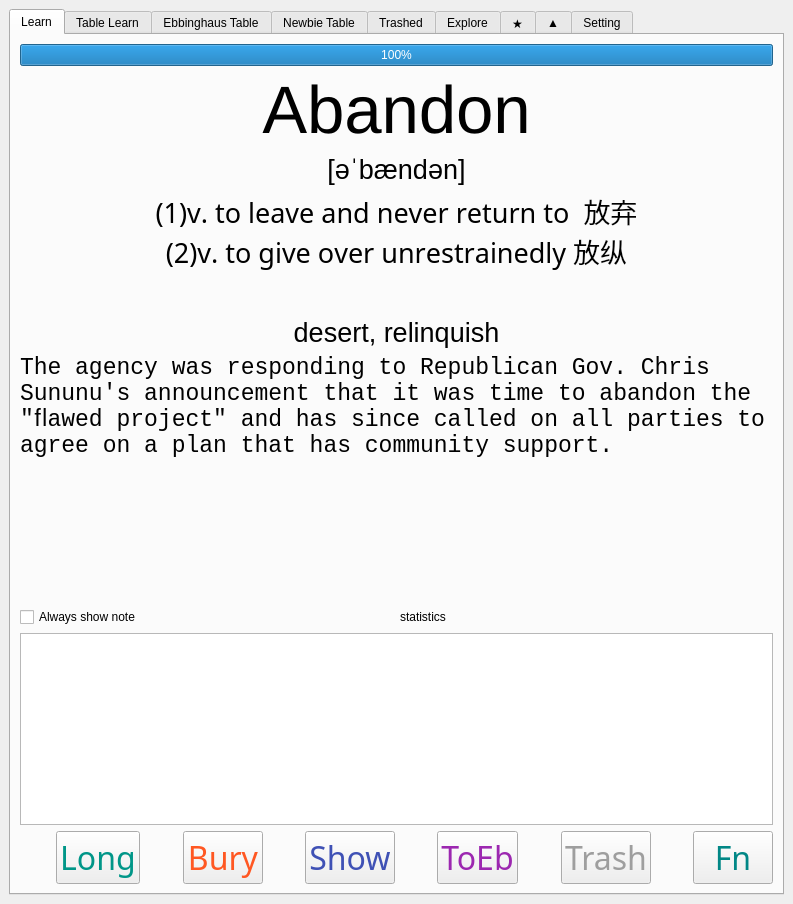
<?xml version="1.0" encoding="UTF-8"?>
<ui version="4.0">
 <class>MainWindow</class>
 <widget class="QMainWindow" name="MainWindow">
  <property name="geometry">
   <rect>
    <x>0</x>
    <y>0</y>
    <width>793</width>
    <height>904</height>
   </rect>
  </property>
  <property name="windowTitle">
   <string>MainWindow</string>
  </property>
  <widget class="QWidget" name="centralwidget">
   <layout class="QGridLayout" name="gridLayout">
    <item row="0" column="0">
     <widget class="QTabWidget" name="tabWidget">
      <property name="currentIndex">
       <number>0</number>
      </property>
      <widget class="QWidget" name="tab_learn">
       <attribute name="title">
        <string>Learn</string>
       </attribute>
       <layout class="QGridLayout" name="gridLayout_2">
        <item row="0" column="0">
         <layout class="QVBoxLayout" name="verticalLayout_3">
          <item>
           <layout class="QVBoxLayout" name="verticalLayout">
            <item>
             <widget class="QProgressBar" name="hp_bar">
              <property name="maximum">
               <number>120</number>
              </property>
              <property name="value">
               <number>120</number>
              </property>
             </widget>
            </item>
            <item>
             <widget class="QLabel" name="t_word">
              <property name="font">
               <font>
                <family>Arial</family>
                <pointsize>50</pointsize>
                <weight>50</weight>
                <bold>false</bold>
               </font>
              </property>
              <property name="text">
               <string>Abandon</string>
              </property>
              <property name="alignment">
               <set>Qt::AlignCenter</set>
              </property>
             </widget>
            </item>
            <item>
             <widget class="QLabel" name="t_pron">
              <property name="font">
               <font>
                <family>.AppleSystemUIFont</family>
                <pointsize>20</pointsize>
               </font>
              </property>
              <property name="text">
               <string>[əˈbændən]</string>
              </property>
              <property name="alignment">
               <set>Qt::AlignCenter</set>
              </property>
             </widget>
            </item>
            <item>
             <widget class="QLabel" name="t_mean">
              <property name="font">
               <font>
                <family>Hannotate SC</family>
                <pointsize>20</pointsize>
                <kerning>false</kerning>
               </font>
              </property>
              <property name="text">
               <string>(1)v. to leave and never return to  放弃
(2)v. to give over unrestrainedly 放纵</string>
              </property>
              <property name="alignment">
               <set>Qt::AlignHCenter|Qt::AlignTop</set>
              </property>
              <property name="wordWrap">
               <bool>true</bool>
              </property>
             </widget>
            </item>
            <item>
             <spacer name="verticalSpacer_2">
              <property name="orientation">
               <enum>Qt::Vertical</enum>
              </property>
              <property name="sizeHint" stdset="0">
               <size>
                <width>20</width>
                <height>40</height>
               </size>
              </property>
             </spacer>
            </item>
            <item>
             <widget class="QLabel" name="t_syn">
              <property name="font">
               <font>
                <family>Arial</family>
                <pointsize>20</pointsize>
               </font>
              </property>
              <property name="text">
               <string>desert, relinquish</string>
              </property>
              <property name="alignment">
               <set>Qt::AlignCenter</set>
              </property>
             </widget>
            </item>
            <item>
             <widget class="QLabel" name="t_ex">
              <property name="font">
               <font>
                <family>Courier New</family>
                <pointsize>17</pointsize>
               </font>
              </property>
              <property name="text">
               <string>The agency was responding to Republican Gov. Chris Sununu's announcement that it was time to abandon the &quot;ﬂawed project&quot; and has since called on all parties to agree on a plan that has community support.</string>
              </property>
              <property name="alignment">
               <set>Qt::AlignLeading|Qt::AlignLeft|Qt::AlignTop</set>
              </property>
              <property name="wordWrap">
               <bool>true</bool>
              </property>
             </widget>
            </item>
           </layout>
          </item>
          <item>
           <spacer name="verticalSpacer">
            <property name="orientation">
             <enum>Qt::Vertical</enum>
            </property>
            <property name="sizeHint" stdset="0">
             <size>
              <width>20</width>
              <height>40</height>
             </size>
            </property>
           </spacer>
          </item>
          <item>
           <layout class="QHBoxLayout" name="horizontalLayout_8">
            <item>
             <spacer name="horizontalSpacer_7">
              <property name="orientation">
               <enum>Qt::Horizontal</enum>
              </property>
              <property name="sizeHint" stdset="0">
               <size>
                <width>40</width>
                <height>20</height>
               </size>
              </property>
             </spacer>
            </item>
            <item>
             <widget class="QLabel" name="b_triangle">
              <property name="maximumSize">
               <size>
                <width>60</width>
                <height>60</height>
               </size>
              </property>
              <property name="cursor">
               <cursorShape>PointingHandCursor</cursorShape>
              </property>
              <property name="pixmap">
               <pixmap>triangle_empty.png</pixmap>
              </property>
              <property name="scaledContents">
               <bool>true</bool>
              </property>
             </widget>
            </item>
            <item>
             <widget class="QLabel" name="b_star">
              <property name="maximumSize">
               <size>
                <width>60</width>
                <height>60</height>
               </size>
              </property>
              <property name="cursor">
               <cursorShape>PointingHandCursor</cursorShape>
              </property>
              <property name="pixmap">
               <pixmap>star_empty.png</pixmap>
              </property>
              <property name="scaledContents">
               <bool>true</bool>
              </property>
             </widget>
            </item>
           </layout>
          </item>
          <item>
           <layout class="QHBoxLayout" name="horizontalLayout_2">
            <item>
             <widget class="QCheckBox" name="b_show_note">
              <property name="font">
               <font>
                <family>Arial</family>
               </font>
              </property>
              <property name="text">
               <string>Always show note</string>
              </property>
             </widget>
            </item>
            <item>
             <widget class="QLabel" name="t_stat">
              <property name="text">
               <string>statistics</string>
              </property>
             </widget>
            </item>
           </layout>
          </item>
          <item>
           <layout class="QVBoxLayout" name="verticalLayout_2">
            <item>
             <widget class="QTextEdit" name="t_note">
              <property name="font">
               <font>
                <family>Hannotate SC</family>
                <pointsize>20</pointsize>
               </font>
              </property>
              <property name="html">
               <string>&lt;!DOCTYPE HTML PUBLIC &quot;-//W3C//DTD HTML 4.0//EN&quot; &quot;http://www.w3.org/TR/REC-html40/strict.dtd&quot;&gt;
&lt;html&gt;&lt;head&gt;&lt;meta name=&quot;qrichtext&quot; content=&quot;1&quot; /&gt;&lt;style type=&quot;text/css&quot;&gt;
p, li { white-space: pre-wrap; }
&lt;/style&gt;&lt;/head&gt;&lt;body style=&quot; font-family:'Hannotate SC'; font-size:20pt; font-weight:400; font-style:normal;&quot;&gt;
&lt;p style=&quot;-qt-paragraph-type:empty; margin-top:0px; margin-bottom:0px; margin-left:0px; margin-right:0px; -qt-block-indent:0; text-indent:0px; font-family:'Sinhala Sangam MN';&quot;&gt;&lt;br /&gt;&lt;/p&gt;&lt;/body&gt;&lt;/html&gt;</string>
              </property>
             </widget>
            </item>
            <item>
             <layout class="QHBoxLayout" name="horizontalLayout" stretch="1,1,1,1,1,1,1,1,1,1,1,1">
              <item>
               <spacer name="horizontalSpacer_4">
                <property name="orientation">
                 <enum>Qt::Horizontal</enum>
                </property>
                <property name="sizeHint" stdset="0">
                 <size>
                  <width>40</width>
                  <height>20</height>
                 </size>
                </property>
               </spacer>
              </item>
              <item>
               <widget class="QPushButton" name="b_long">
                <property name="font">
                 <font>
                  <family>Menlo</family>
                  <pointsize>24</pointsize>
                 </font>
                </property>
                <property name="styleSheet">
                 <string notr="true">QPushButton
{
   color:#009688;
}</string>
                </property>
                <property name="text">
                 <string>Long</string>
                </property>
               </widget>
              </item>
              <item>
               <spacer name="horizontalSpacer">
                <property name="orientation">
                 <enum>Qt::Horizontal</enum>
                </property>
                <property name="sizeHint" stdset="0">
                 <size>
                  <width>40</width>
                  <height>20</height>
                 </size>
                </property>
               </spacer>
              </item>
              <item>
               <widget class="QPushButton" name="b_bury">
                <property name="font">
                 <font>
                  <family>Menlo</family>
                  <pointsize>24</pointsize>
                 </font>
                </property>
                <property name="styleSheet">
                 <string notr="true">QPushButton
{
   color:#FF5722;
}</string>
                </property>
                <property name="text">
                 <string>Bury</string>
                </property>
               </widget>
              </item>
              <item>
               <spacer name="horizontalSpacer_2">
                <property name="orientation">
                 <enum>Qt::Horizontal</enum>
                </property>
                <property name="sizeHint" stdset="0">
                 <size>
                  <width>40</width>
                  <height>20</height>
                 </size>
                </property>
               </spacer>
              </item>
              <item>
               <widget class="QPushButton" name="b_show">
                <property name="font">
                 <font>
                  <family>Menlo</family>
                  <pointsize>24</pointsize>
                 </font>
                </property>
                <property name="styleSheet">
                 <string notr="true">QPushButton
{
   color:#3F51B5;
}</string>
                </property>
                <property name="text">
                 <string>Show</string>
                </property>
               </widget>
              </item>
              <item>
               <spacer name="horizontalSpacer_6">
                <property name="orientation">
                 <enum>Qt::Horizontal</enum>
                </property>
                <property name="sizeHint" stdset="0">
                 <size>
                  <width>40</width>
                  <height>20</height>
                 </size>
                </property>
               </spacer>
              </item>
              <item>
               <widget class="QPushButton" name="b_to_eb">
                <property name="font">
                 <font>
                  <family>Menlo</family>
                  <pointsize>24</pointsize>
                 </font>
                </property>
                <property name="styleSheet">
                 <string notr="true">QPushButton
{
   color:#9C27B0;
}</string>
                </property>
                <property name="text">
                 <string>ToEb</string>
                </property>
               </widget>
              </item>
              <item>
               <spacer name="horizontalSpacer_3">
                <property name="orientation">
                 <enum>Qt::Horizontal</enum>
                </property>
                <property name="sizeHint" stdset="0">
                 <size>
                  <width>40</width>
                  <height>20</height>
                 </size>
                </property>
               </spacer>
              </item>
              <item>
               <widget class="QPushButton" name="b_trash">
                <property name="font">
                 <font>
                  <family>Menlo</family>
                  <pointsize>24</pointsize>
                 </font>
                </property>
                <property name="styleSheet">
                 <string notr="true">QPushButton
{
   color:#9E9E9E;
}</string>
                </property>
                <property name="text">
                 <string>Trash</string>
                </property>
               </widget>
              </item>
              <item>
               <spacer name="horizontalSpacer_5">
                <property name="orientation">
                 <enum>Qt::Horizontal</enum>
                </property>
                <property name="sizeHint" stdset="0">
                 <size>
                  <width>40</width>
                  <height>20</height>
                 </size>
                </property>
               </spacer>
              </item>
              <item>
               <widget class="QPushButton" name="b_fn">
                <property name="font">
                 <font>
                  <family>Menlo</family>
                  <pointsize>24</pointsize>
                 </font>
                </property>
                <property name="styleSheet">
                 <string notr="true">QPushButton
{
   color:#018786;
}</string>
                </property>
                <property name="text">
                 <string> Fn </string>
                </property>
               </widget>
              </item>
             </layout>
            </item>
           </layout>
          </item>
         </layout>
        </item>
       </layout>
      </widget>
      <widget class="QWidget" name="tab_tbLearn">
       <attribute name="title">
        <string>Table Learn</string>
       </attribute>
       <layout class="QGridLayout" name="gridLayout_9">
        <item row="0" column="0">
         <layout class="QVBoxLayout" name="verticalLayout_11">
          <item>
           <layout class="QHBoxLayout" name="horizontalLayout_7">
            <item>
             <widget class="QCheckBox" name="b_hide_learn_sln">
              <property name="text">
               <string>Hide Solution</string>
              </property>
             </widget>
            </item>
            <item>
             <widget class="QCheckBox" name="b_hide_learn_hs">
              <property name="text">
               <string>Hide High Score</string>
              </property>
             </widget>
            </item>
           </layout>
          </item>
          <item>
           <widget class="QTableView" name="t_table_learn"/>
          </item>
         </layout>
        </item>
       </layout>
      </widget>
      <widget class="QWidget" name="tab_eb">
       <attribute name="title">
        <string>Ebbinghaus Table</string>
       </attribute>
       <layout class="QGridLayout" name="gridLayout_3">
        <item row="0" column="0">
         <layout class="QVBoxLayout" name="verticalLayout_6">
          <item>
           <widget class="QCheckBox" name="b_hide_eb">
            <property name="text">
             <string>Hide Solution</string>
            </property>
           </widget>
          </item>
          <item>
           <widget class="QTableView" name="t_table_eb"/>
          </item>
         </layout>
        </item>
       </layout>
      </widget>
      <widget class="QWidget" name="tab_newbie">
       <attribute name="title">
        <string>Newbie Table</string>
       </attribute>
       <layout class="QGridLayout" name="gridLayout_4">
        <item row="0" column="0">
         <layout class="QVBoxLayout" name="verticalLayout_7">
          <item>
           <widget class="QCheckBox" name="b_hide_new">
            <property name="text">
             <string>Hide Solution</string>
            </property>
           </widget>
          </item>
          <item>
           <widget class="QTableView" name="t_table_new"/>
          </item>
         </layout>
        </item>
       </layout>
      </widget>
      <widget class="QWidget" name="tab_trashed">
       <attribute name="title">
        <string>Trashed</string>
       </attribute>
       <layout class="QGridLayout" name="gridLayout_5">
        <item row="0" column="0">
         <layout class="QVBoxLayout" name="verticalLayout_5">
          <item>
           <widget class="QCheckBox" name="b_hide_trash">
            <property name="text">
             <string>Hide Solution</string>
            </property>
           </widget>
          </item>
          <item>
           <widget class="QTableView" name="t_table_trash"/>
          </item>
         </layout>
        </item>
       </layout>
      </widget>
      <widget class="QWidget" name="tab_explore">
       <attribute name="title">
        <string>Explore</string>
       </attribute>
       <layout class="QGridLayout" name="gridLayout_6">
        <item row="0" column="0">
         <layout class="QVBoxLayout" name="verticalLayout_8">
          <item>
           <widget class="QCheckBox" name="b_hide_explore">
            <property name="text">
             <string>Hide Solution</string>
            </property>
           </widget>
          </item>
          <item>
           <widget class="QTableView" name="t_table_explore"/>
          </item>
         </layout>
        </item>
       </layout>
      </widget>
      <widget class="QWidget" name="tab">
       <attribute name="title">
        <string>★</string>
       </attribute>
       <layout class="QGridLayout" name="gridLayout_7">
        <item row="0" column="0">
         <layout class="QVBoxLayout" name="verticalLayout_9">
          <item>
           <widget class="QCheckBox" name="b_hide_star">
            <property name="text">
             <string>Hide Solution</string>
            </property>
           </widget>
          </item>
          <item>
           <widget class="QTableView" name="t_table_star"/>
          </item>
         </layout>
        </item>
       </layout>
      </widget>
      <widget class="QWidget" name="tab_2">
       <attribute name="title">
        <string>▲</string>
       </attribute>
       <layout class="QGridLayout" name="gridLayout_8">
        <item row="0" column="0">
         <layout class="QVBoxLayout" name="verticalLayout_10">
          <item>
           <widget class="QCheckBox" name="b_hide_triangle">
            <property name="text">
             <string>Hide Solution</string>
            </property>
           </widget>
          </item>
          <item>
           <widget class="QTableView" name="t_table_triangle"/>
          </item>
         </layout>
        </item>
       </layout>
      </widget>
      <widget class="QWidget" name="tab_setting">
       <attribute name="title">
        <string>Setting</string>
       </attribute>
       <widget class="QWidget" name="layoutWidget">
        <property name="geometry">
         <rect>
          <x>10</x>
          <y>10</y>
          <width>267</width>
          <height>160</height>
         </rect>
        </property>
        <layout class="QVBoxLayout" name="verticalLayout_4">
         <item>
          <widget class="QLabel" name="t_version">
           <property name="text">
            <string>Version Info</string>
           </property>
           <property name="alignment">
            <set>Qt::AlignCenter</set>
           </property>
          </widget>
         </item>
         <item>
          <layout class="QHBoxLayout" name="horizontalLayout_4">
           <item>
            <widget class="QLabel" name="label">
             <property name="text">
              <string>Eb Quiz Threshold         </string>
             </property>
            </widget>
           </item>
           <item>
            <widget class="QDoubleSpinBox" name="e_eb_thresh">
             <property name="maximum">
              <double>0.990000000000000</double>
             </property>
             <property name="singleStep">
              <double>0.010000000000000</double>
             </property>
            </widget>
           </item>
          </layout>
         </item>
         <item>
          <layout class="QHBoxLayout" name="horizontalLayout_3">
           <item>
            <widget class="QLabel" name="label_2">
             <property name="text">
              <string>Newbie Quiz Threshold </string>
             </property>
            </widget>
           </item>
           <item>
            <widget class="QDoubleSpinBox" name="e_newbie_thresh">
             <property name="maximum">
              <double>0.990000000000000</double>
             </property>
             <property name="singleStep">
              <double>0.010000000000000</double>
             </property>
             <property name="value">
              <double>0.000000000000000</double>
             </property>
            </widget>
           </item>
          </layout>
         </item>
         <item>
          <layout class="QHBoxLayout" name="horizontalLayout_5">
           <item>
            <widget class="QLabel" name="label_3">
             <property name="text">
              <string>Newbie to Eb Threshold</string>
             </property>
            </widget>
           </item>
           <item>
            <widget class="QSpinBox" name="e_newbie2eb_thresh">
             <property name="minimum">
              <number>1</number>
             </property>
            </widget>
           </item>
          </layout>
         </item>
         <item>
          <layout class="QHBoxLayout" name="horizontalLayout_6">
           <item>
            <widget class="QLabel" name="label_4">
             <property name="text">
              <string>Learning Mode</string>
             </property>
            </widget>
           </item>
           <item>
            <widget class="QComboBox" name="e_mode">
             <item>
              <property name="text">
               <string>Normal</string>
              </property>
             </item>
             <item>
              <property name="text">
               <string>Eb Table Only</string>
              </property>
             </item>
             <item>
              <property name="text">
               <string>Newbie Table Only</string>
              </property>
             </item>
             <item>
              <property name="text">
               <string>Starred</string>
              </property>
             </item>
             <item>
              <property name="text">
               <string>Triangled</string>
              </property>
             </item>
            </widget>
           </item>
          </layout>
         </item>
        </layout>
       </widget>
       <widget class="QWidget" name="layoutWidget">
        <property name="geometry">
         <rect>
          <x>10</x>
          <y>190</y>
          <width>268</width>
          <height>145</height>
         </rect>
        </property>
        <layout class="QVBoxLayout" name="verticalLayout_12" stretch="1,1,1">
         <item>
          <widget class="QLabel" name="label_5">
           <property name="text">
            <string>Sheet ID</string>
           </property>
           <property name="alignment">
            <set>Qt::AlignCenter</set>
           </property>
          </widget>
         </item>
         <item>
          <widget class="QPlainTextEdit" name="e_gsheet_id"/>
         </item>
         <item>
          <widget class="QPushButton" name="b_sync_gsheet">
           <property name="text">
            <string>Sync to GSheet</string>
           </property>
          </widget>
         </item>
        </layout>
       </widget>
      </widget>
     </widget>
    </item>
   </layout>
  </widget>
 </widget>
 <resources/>
 <connections/>
</ui>
